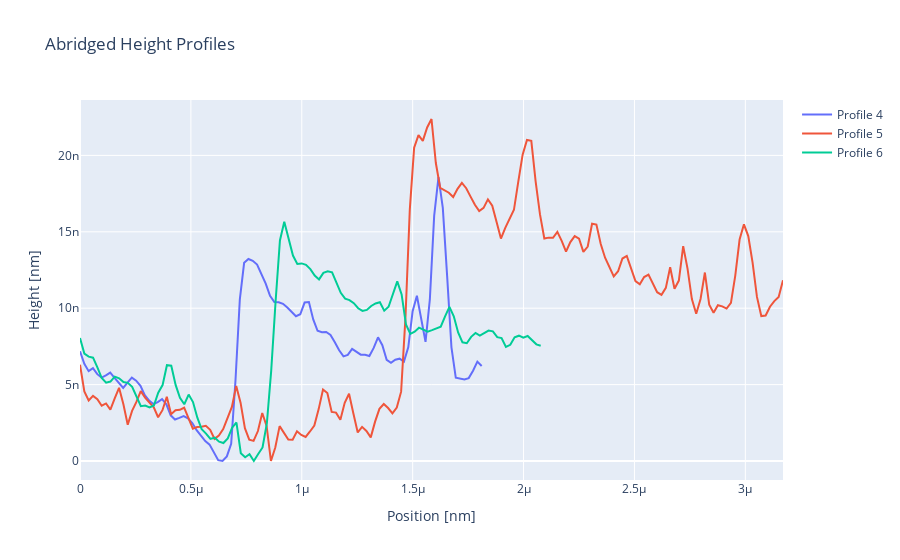

Notebook code for this chart:
### Code cell
electrodes = afm.afmData(file).zero_minimums().select_profiles([4,5,6])
electrodes.plotly_graph()

### Figure 1 — Plotly figure (JSON) as saved in the notebook; plotly's stock layout.template omitted (floating-point values rounded to 4 significant figures; data arrays with more than 128 entries replaced by an {"elided": "..."} marker saying what was removed)
{"data": [{"mode": "lines", "name": "Profile 4", "type": "scatter", "x": {"elided": "338 float values"}, "y": {"elided": "338 float values"}}, {"mode": "lines", "name": "Profile 5", "type": "scatter", "x": {"elided": "338 float values"}, "y": {"elided": "338 float values"}}, {"mode": "lines", "name": "Profile 6", "type": "scatter", "x": {"elided": "338 float values"}, "y": {"elided": "338 float values"}}], "layout": {"title": {"text": "  Abridged Height Profiles"}, "xaxis": {"title": {"text": "Position [nm]"}}, "yaxis": {"title": {"text": "Height [nm]"}}}}
